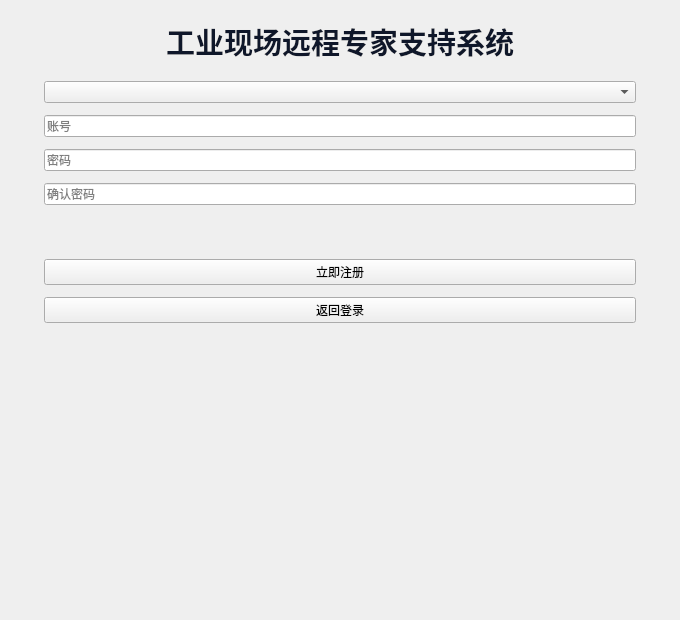
<ui version="4.0">
 <class>Regist</class>
 <widget class="QWidget" name="Regist">
  <property name="geometry">
   <rect><x>0</x><y>0</y><width>680</width><height>620</height></rect>
  </property>
  <property name="minimumSize">
   <size><width>680</width><height>620</height></size>
  </property>
  <property name="windowTitle"><string>注册</string></property>

  <layout class="QVBoxLayout" name="mainLayout">
   <property name="leftMargin"><number>20</number></property>
   <property name="topMargin"><number>20</number></property>
   <property name="rightMargin"><number>20</number></property>
   <property name="bottomMargin"><number>20</number></property>

   <item>
    <widget class="QLabel" name="lbTitle">
     <property name="objectName"><string>headline</string></property>
     <property name="text"><string>工业现场远程专家支持系统</string></property>
     <property name="alignment"><set>Qt::AlignHCenter|Qt::AlignVCenter</set></property>
     <property name="margin"><number>8</number></property>
     <property name="styleSheet">
      <string notr="true">color: #0f172a;</string>
     </property>
     <property name="font">
      <font>
       <pointsize>22</pointsize>
       <weight>75</weight>
       <bold>true</bold>
      </font>
     </property>
     <property name="minimumHeight">
      <number>48</number>
     </property>
    </widget>
   </item>

   <item>
    <widget class="QFrame" name="card">
     <property name="frameShape"><enum>QFrame::NoFrame</enum></property>
     <property name="frameShadow"><enum>QFrame::Plain</enum></property>
     <layout class="QVBoxLayout" name="cardLayout">
      <property name="leftMargin"><number>24</number></property>
      <property name="topMargin"><number>12</number></property>
      <property name="rightMargin"><number>24</number></property>
      <property name="bottomMargin"><number>12</number></property>
      <property name="spacing"><number>12</number></property>

      <item><widget class="QComboBox" name="cbRole"/></item>
      <item><widget class="QLineEdit" name="leUsername">
        <property name="placeholderText"><string>账号</string></property>
      </widget></item>
      <item><widget class="QLineEdit" name="lePassword">
        <property name="placeholderText"><string>密码</string></property>
        <property name="echoMode"><enum>QLineEdit::Password</enum></property>
      </widget></item>
      <item><widget class="QLineEdit" name="leConfirm">
        <property name="placeholderText"><string>确认密码</string></property>
        <property name="echoMode"><enum>QLineEdit::Password</enum></property>
      </widget></item>

      <item>
       <spacer name="spacer_between_confirm_and_buttons">
        <property name="orientation"><enum>Qt::Vertical</enum></property>
        <property name="sizeHint">
         <size><width>20</width><height>8</height></size>
        </property>
       </spacer>
      </item>

      <item>
       <layout class="QVBoxLayout" name="btnsLayout">
        <item><widget class="QPushButton" name="btnRegister">
          <property name="text"><string>立即注册</string></property>
        </widget></item>
        <item><widget class="QPushButton" name="btnBack">
          <property name="text"><string>返回登录</string></property>
        </widget></item>
       </layout>
      </item>

     </layout>
    </widget>
   </item>

   <item>
    <spacer name="spacer_bottom">
     <property name="orientation"><enum>Qt::Vertical</enum></property>
     <property name="sizeHint"><size><width>20</width><height>20</height></size></property>
    </spacer>
   </item>

  </layout>
 </widget>
 <resources/>
 <connections/>
</ui>
